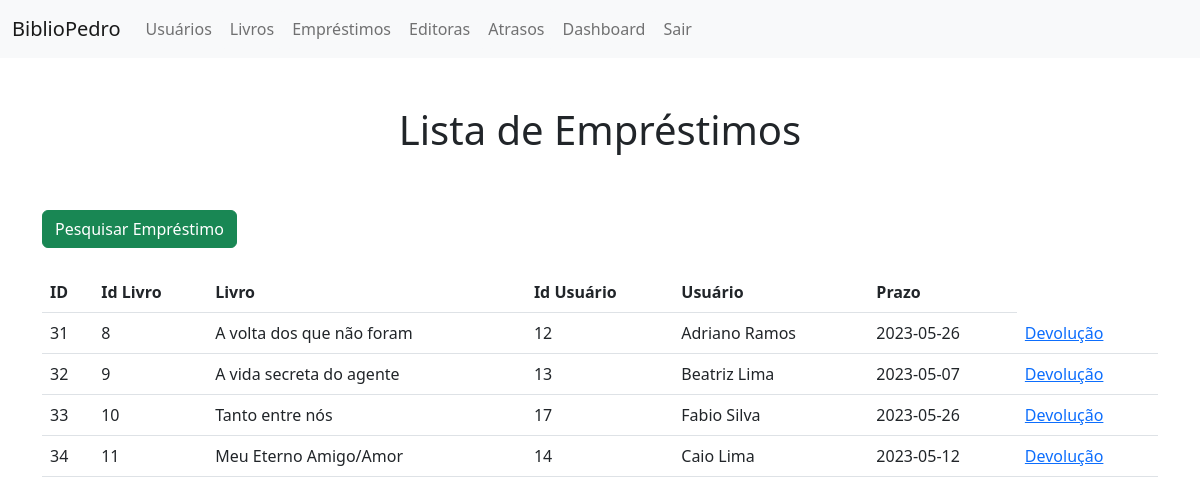
Page /ProjetoWDA/emprestimos.php (signed in) on the earlier database version.
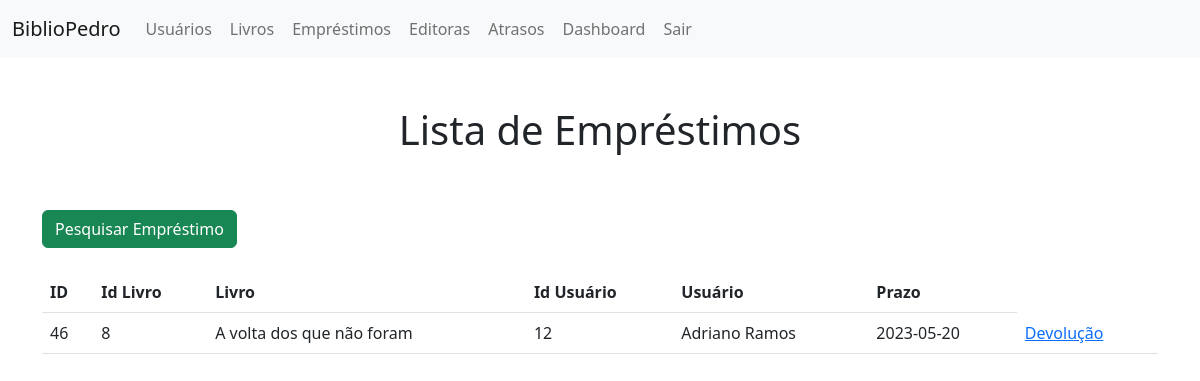
Same page on the later database version.
### tables this page shows
CREATE TABLE `emprestimos` (
  `id` int(11) NOT NULL,
  `livro_id` int(11) DEFAULT NULL,
  `livro_nome` text NOT NULL,
  `usuario_id` int(11) NOT NULL,
  `usuario_nome` text NOT NULL,
  `cpf_usuario` text NOT NULL,
  `data_emprestimo` date NOT NULL,
  `prazo_entrega` date NOT NULL,
  `data_devolucao` date NOT NULL
);

### ProjetoWDA/emprestimos.php (the view, shortened to what this page needs)
<!DOCTYPE html>
<html>
<head>
    <link rel="stylesheet" href="css/bootstrap.min.css">
</head>
<body>
<nav class="navbar navbar-expand-lg bg-light">
        <div class="container-fluid">
          <a class="navbar-brand" href="index.html">BiblioPedro</a>
          <div class="collapse navbar-collapse" id="navbarNavAltMarkup">
            <div class="navbar-nav">
              <a class="nav-link btn btn-light" href="usuarios.php">Usuários</a>
			  <a class="nav-link btn btn-light" href="livros.php">Livros</a>
			  <a class="nav-link btn btn-light" href="emprestimos.php">Empréstimos</a>
			  <a class="nav-link btn btn-light" href="editoras.php">Editoras</a>
			  <a class="nav-link btn btn-light" href="atrasos.php">Atrasos</a>
			  <a class="nav-link btn btn-light" href="dashboard.php" class="dashboard-button">Dashboard</a>
			  <a class="nav-link btn btn-light" href="logout.php">Sair</a>
            </div>
          </div>
        </div>
      </nav>
	  <br><br>
	<center><h1>Lista de Empréstimos</h1></center><br><br>
    <div class="container">
	<a href="pesquisa.php" type="button" class="btn btn-success">Pesquisar Empréstimo</a><br><br>
	<table class="table">
		<thead>
			<tr>
				<th>ID</th>
				<th>Id Livro</th>
                <th>Livro</th>
				<th>Id Usuário</th>
                <th>Usuário</th>
				<th>Prazo</th>
			</tr>
		</thead>
		<tbody>
			<?php
				include 'conexao.php';
				$sql = "SELECT * FROM emprestimos";
				$result = mysqli_query($conn, $sql);
				if (mysqli_num_rows($result) > 0) {
				    while($row = mysqli_fetch_assoc($result)) {
				        echo "<tr>";
				        echo "<td>" . $row["id"] . "</td>";
				        echo "<td>" . $row["livro_id"] . "</td>";
				        echo "<td>" . $row["livro_nome"] . "</td>";
				        echo "<td>" . $row["usuario_id"] . "</td>";
                        echo "<td>" . $row["usuario_nome"] . "</td>";
				        echo "<td>" . $row["prazo_entrega"] . "</td>";
                        echo "<td><a href='devolver.php?id=".$row["id"]."'>Devolução</a></td>";
				        echo "</tr>";
				    }
				} else {
				    echo "Nenhum empréstimo cadastrado.";
				}
			?>
		</tbody>
	</table>
    </div>
</body>
</html>

Differences in the rows shown:
removed emprestimos: id "31", livro "8", livro_nome "A volta dos que não foram", usuario "12", usuario_nome "Adriano Ramos", prazo_entrega "2023-05-26"
removed emprestimos: id "32", livro "9", livro_nome "A vida secreta do agente", usuario "13", usuario_nome "Beatriz Lima", prazo_entrega "2023-05-07"
removed emprestimos: id "33", livro "10", livro_nome "Tanto entre nós", usuario "17", usuario_nome "Fabio Silva", prazo_entrega "2023-05-26"
removed emprestimos: id "34", livro "11", livro_nome "Meu Eterno Amigo/Amor", usuario "14", usuario_nome "Caio Lima", prazo_entrega "2023-05-12"
added emprestimos: id "46", livro "8", livro_nome "A volta dos que não foram", usuario "12", usuario_nome "Adriano Ramos", prazo_entrega "2023-05-20"
